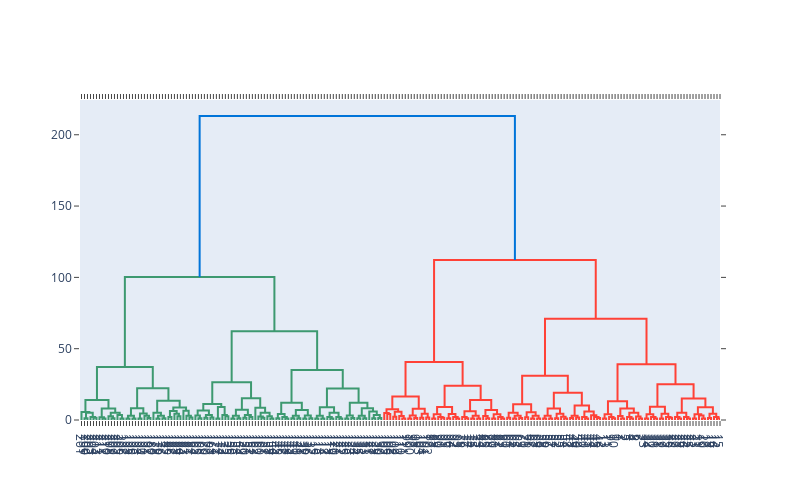

Source (notebook cell):
### Code cell
fig = ff.create_dendrogram(dataset)
fig.update_layout(width=800, height=500)
fig.show()
